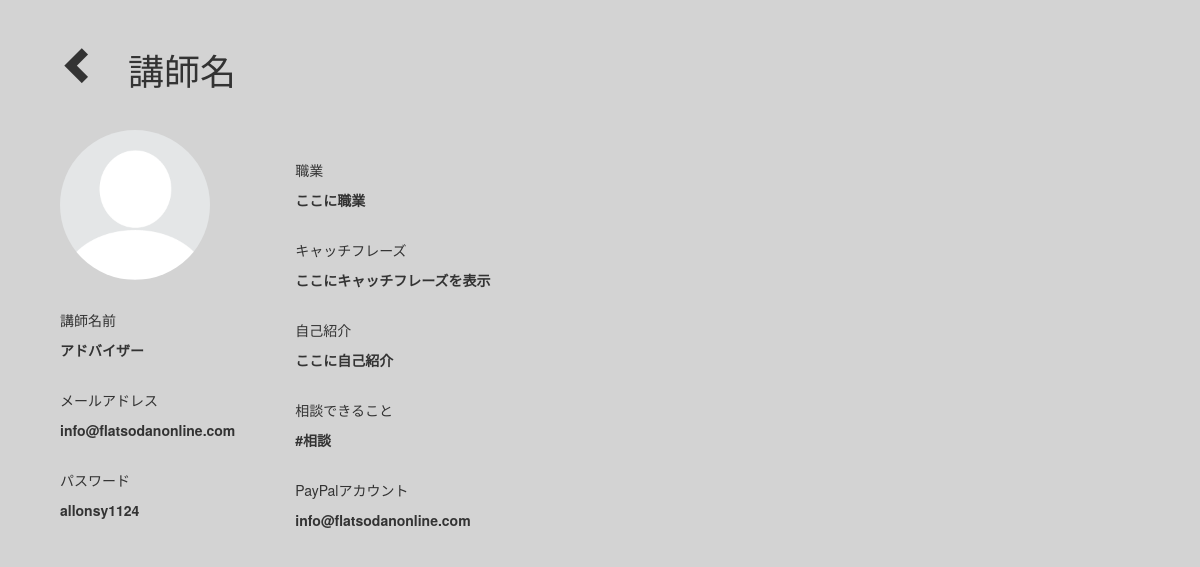
/instructor_page/92 (signed in), run on an earlier commit of the app's database.
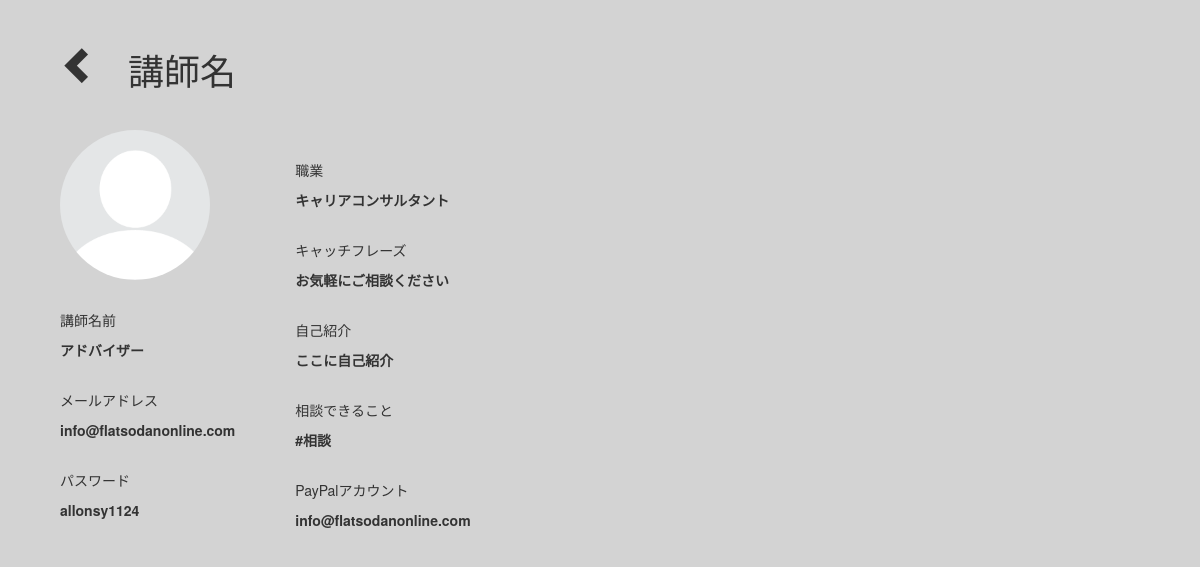
And on a later commit of the database.
### main/models.py (models this page shows)
class User(AbstractUser):
    Id = models.AutoField(primary_key=True)
    name = models.CharField(max_length=50)
    age = models.IntegerField(default=0)
    blocked = models.BooleanField(default=False)
    img = models.ImageField(upload_to='media', default='default.png')
    last_login = models.CharField(max_length = 30)
    email = models.EmailField()
    password = models.CharField(max_length=20)
    username = models.CharField(default=email, max_length=200, unique=True)
    intro_msg = models.CharField(max_length = 200)
    catch_phrase = models.CharField(max_length = 200)

class Instructor(User):
    what_you_can_ask_for = models.CharField(max_length = 200)
    field = models.CharField(max_length=100)
    number_of_ratings = models.IntegerField(default=0)
    total_ratings = models.IntegerField(default=0)
    rating = models.IntegerField(default=  0)
    paypal_account = models.CharField(max_length=500)

### main/views.py (the view)
# urls.py: url(r'^instructor_page/(?P<ins_id>.+)', views.instructor_page, name="instructor_page"),
def instructor_page(request, ins_id):
    if not 'is_logged' in request.session.keys():
        messages.success(request, 'あなたが最初にログインする必要があります')
        return redirect('mylogin')
    ins = Instructor.objects.get(pk=ins_id)
    return render(request, 'Instructor_Page.html', {'ins':ins})

### templates/Instructor_Page.html (shortened to what this page needs)
{% load static %}
<!DOCTYPE html>
<html lang="en">
<head>
    <link rel="stylesheet" href="https://stackpath.bootstrapcdn.com/bootstrap/4.5.0/css/bootstrap.min.css"
>
    <link rel="stylesheet" href="https://cdnjs.cloudflare.com/ajax/libs/font-awesome/4.7.0/css/font-awesome.min.css">
    <link rel="stylesheet" href="https://maxcdn.bootstrapcdn.com/bootstrap/3.3.7/css/bootstrap.min.css">
    <link rel="stylesheet" href="{% static 'css/styles_admin.css' %}">
</head>
<body>
    <header class="row ml-5 mt-5">
        <i class="glyphicon glyphicon-chevron-left ml-5 mt-4" style="font-size:38px" id='goBack'> </i>
        <h1 class="ml-5">講師名
        </h1>
    </header>
    <div class="row ml-5 mt-5">
        <div class="column">
            <img src="/media/{{ins.img}}" class="rounded-circle ml-5">
            <div class="ml-5 mt-5">
                <p>講師名前
                </p>
                <p id='instructor' class="font-weight-bold">{{ins.name}}</p>
            </div>
            <div class="ml-5 mt-5">
                <p>メールアドレス</p>
                <p id='emailAddress' class="font-weight-bold">{{ins.email}}</p>
            </div>
            <div class="ml-5 mt-5">
                <p>パスワード
                </p>
                <p id='password' class="font-weight-bold">{{ins.password}}</p>
            </div>
        </div>
        <div class="ml-5 mt-5 w-25">
            <div class="ml-5">
                <p>職業
                </p>
                <p class="font-weight-bolder" id='job'>{{ins.field}}</p>
            </div>
            <div class="ml-5 mt-5">
                <p>キャッチフレーズ
                </p>
                <p class="font-weight-bolder" id='Catchphrase'>{{ins.catch_phrase}}</p>
            </div>
            <div class="ml-5 mt-5">
                <p>自己紹介
                </p>
                <p class="font-weight-bolder" id='selfIntroduction'>{{ins.intro_msg}}</p>
            </div>
            <div class="ml-5 mt-5">
                <p>相談できること
                </p>
                <p class="font-weight-bolder" id='askFor'>{{ins.what_you_can_ask_for}}</p>
            </div>
            <div class="ml-5 mt-5">
                <p>PayPalアカウント
                </p>
                <p class="font-weight-bolder" id='paypal_account'>{{ins.paypal_account}}</p>
            </div>
        </div>
    </div>
</body>
</html>

### static/css/styles_admin.css (style rules this page uses)
body { background-color: #d3d3d3; }
img { width: 150px; height: 150px; }

What changed in the data, as far as the page shows it:
changed User "アドバイザー": catch_phrase "ここにキャッチフレーズを表示" → "お気軽にご相談ください"
changed Instructor "#相談": field "ここに職業" → "キャリアコンサルタント"
